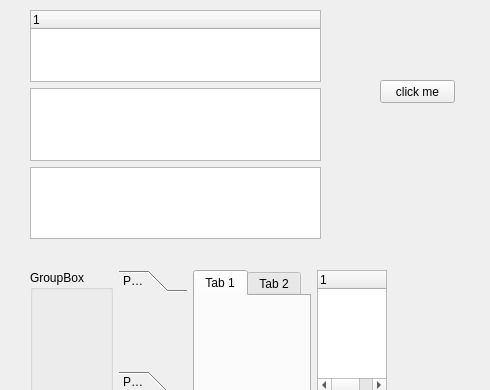
<?xml version="1.0" encoding="UTF-8"?>
<ui version="4.0">
 <class>Form</class>
 <widget class="QWidget" name="Form">
  <property name="geometry">
   <rect>
    <x>0</x>
    <y>0</y>
    <width>490</width>
    <height>390</height>
   </rect>
  </property>
  <property name="windowTitle">
   <string>Form</string>
  </property>
  <widget class="QWidget" name="verticalLayoutWidget">
   <property name="geometry">
    <rect>
     <x>30</x>
     <y>10</y>
     <width>291</width>
     <height>229</height>
    </rect>
   </property>
   <layout class="QVBoxLayout" name="verticalLayout">
    <item>
     <widget class="QTreeWidget" name="treeWidget">
      <column>
       <property name="text">
        <string notr="true">1</string>
       </property>
      </column>
     </widget>
    </item>
    <item>
     <widget class="QTableWidget" name="tableWidget"/>
    </item>
    <item>
     <widget class="QListView" name="listView"/>
    </item>
   </layout>
  </widget>
  <widget class="QWidget" name="horizontalLayoutWidget">
   <property name="geometry">
    <rect>
     <x>30</x>
     <y>270</y>
     <width>357</width>
     <height>123</height>
    </rect>
   </property>
   <layout class="QHBoxLayout" name="horizontalLayout">
    <item>
     <widget class="QGroupBox" name="groupBox">
      <property name="title">
       <string>GroupBox</string>
      </property>
     </widget>
    </item>
    <item>
     <widget class="QToolBox" name="toolBox">
      <property name="currentIndex">
       <number>0</number>
      </property>
      <widget class="QWidget" name="page">
       <property name="geometry">
        <rect>
         <x>0</x>
         <y>0</y>
         <width>69</width>
         <height>69</height>
        </rect>
       </property>
       <attribute name="label">
        <string>Page 1</string>
       </attribute>
      </widget>
      <widget class="QWidget" name="page_2">
       <property name="geometry">
        <rect>
         <x>0</x>
         <y>0</y>
         <width>69</width>
         <height>69</height>
        </rect>
       </property>
       <attribute name="label">
        <string>Page 2</string>
       </attribute>
      </widget>
     </widget>
    </item>
    <item>
     <widget class="QTabWidget" name="tabWidget">
      <widget class="QWidget" name="tab">
       <attribute name="title">
        <string>Tab 1</string>
       </attribute>
      </widget>
      <widget class="QWidget" name="tab_2">
       <attribute name="title">
        <string>Tab 2</string>
       </attribute>
      </widget>
     </widget>
    </item>
    <item>
     <widget class="QTreeWidget" name="treeWidget_2">
      <column>
       <property name="text">
        <string notr="true">1</string>
       </property>
      </column>
     </widget>
    </item>
   </layout>
  </widget>
  <widget class="QPushButton" name="pushButton">
   <property name="geometry">
    <rect>
     <x>380</x>
     <y>80</y>
     <width>75</width>
     <height>23</height>
    </rect>
   </property>
   <property name="text">
    <string>click me</string>
   </property>
  </widget>
 </widget>
 <resources/>
 <connections/>
</ui>
